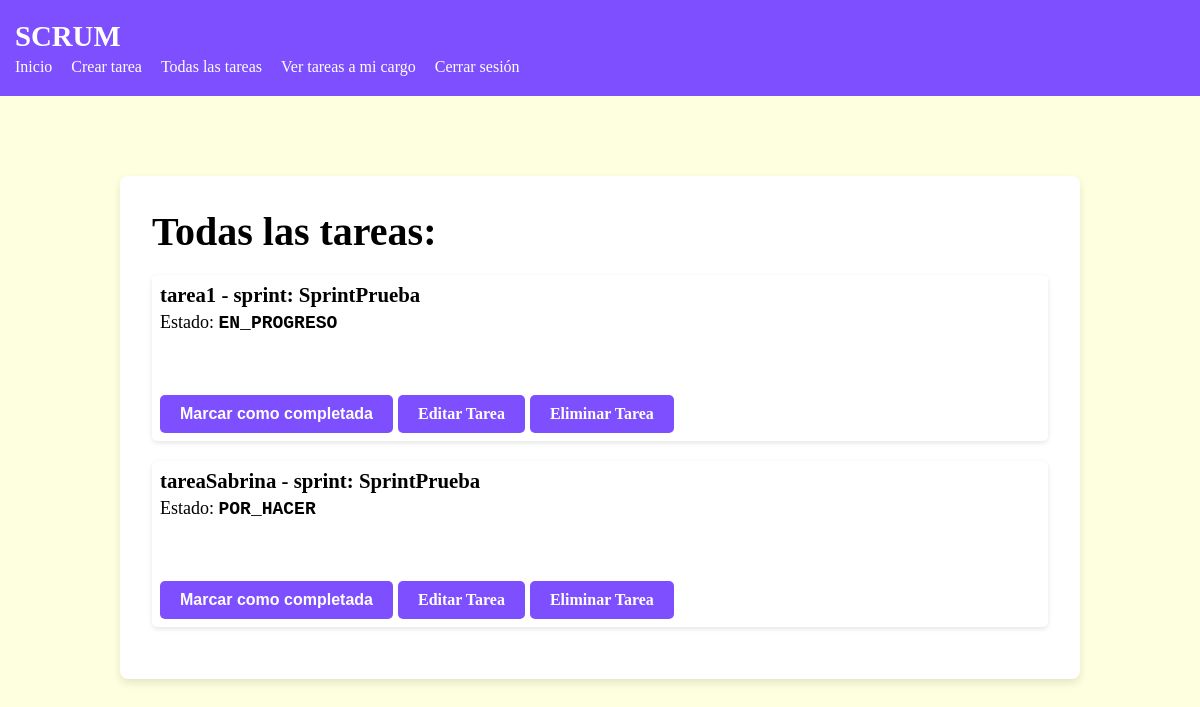
Page /listar-tareas (signed in) on the earlier database version.
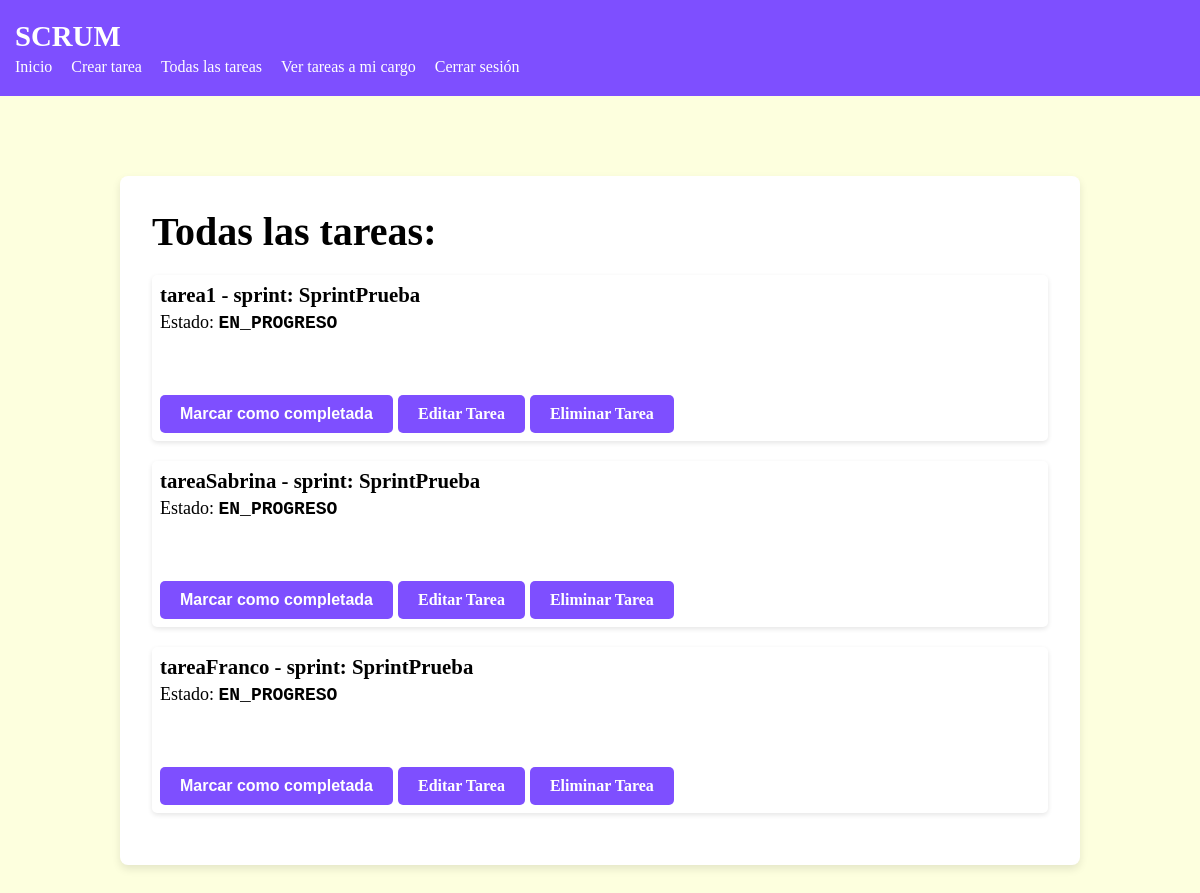
Same page on the later database version.
### scrum/models.py (models this page shows, shortened)
class Tarea(models.Model):
    titulo = models.CharField(max_length=200)
    descripcion = models.TextField(blank=True, default='')
    criterios_aceptacion = models.TextField(blank=True, default='')
    prioridad = models.IntegerField()
    estado = models.CharField(max_length=15, choices=ESTADO_CHOICES, default="POR_HACER")
    esfuerzo_estimado = models.IntegerField()
    responsable = models.ForeignKey(User, null=True, on_delete=models.SET_NULL)
    sprint_asignado = models.ForeignKey(Sprint, null=True, on_delete=models.SET_NULL)
    fecha_creacion = models.DateTimeField(auto_now_add=True)
    fecha_actualizacion = models.DateTimeField(auto_now=True)
    dependencias = models.ManyToManyField('self', symmetrical=False, blank=True)
    bloqueadores = models.TextField(blank=True, default='')
    class Meta:
        constraints = [
            models.CheckConstraint(check=models.Q(prioridad__gte=0), name='prioridad_no_negativa'),
            models.CheckConstraint(check=models.Q(esfuerzo_estimado__gte=0), name='esfuerzo_estimado_no_negativo'),
            models.CheckConstraint(check=models.Q(estado__in=["POR_HACER", "EN_PROGRESO", "COMPLETADA"]), name='estado_valido_tarea'),
            models.UniqueConstraint(fields=['titulo','sprint_asignado'], name='unique_tarea_sprint'),
        ]
        permissions = [
            ('permisoMarcarTarea', 'Puede marcar una tarea como completada.')
        ]

class Sprint(models.Model):
    nombre = models.CharField(max_length=200)
    objetivo = models.TextField(blank=True, default='')
    fecha_inicio = models.DateField()
    fecha_fin = models.DateField()
    velocidad = models.IntegerField()
    scrum_master = models.ForeignKey(User, null=True, on_delete=models.SET_NULL)
    equipo_desarrollo = models.ManyToManyField(User, related_name='sprints', blank=True)
    backlog_sprint = models.ManyToManyField('Tarea', related_name='sprints', blank=True)
    fecha_creacion = models.DateTimeField(auto_now_add=True)
    fecha_actualizacion = models.DateTimeField(auto_now=True)
    class Meta:
        constraints = [
            models.CheckConstraint(check=models.Q(fecha_fin__gte=models.F('fecha_inicio')), name='fecha_fin_posterior'),
            models.CheckConstraint(check=models.Q(velocidad__gte=0), name='velocidad_no_negativa'),
        ]

### scrum/views.py (the view)
# urls.py: path('listar-tareas', views.ListTareas.as_view(), name='listar-tareas'),
class ListTareas(LoginRequiredMixin, PermissionRequiredMixin, ListView):
    model = Tarea
    context_object_name= 'tareas'
    template_name = 'listar_todas.html'
    permission_required = ('scrum.view_epica', 'scrum.view_sprint', 'scrum.view_tarea')
    def get_queryset(self):
        return Tarea.objects.select_related('sprint_asignado').all()
    def get_context_data(self, **kwargs):
        context = super().get_context_data(**kwargs)
        context['permisos'] = self.request.user.get_all_permissions
        return context

### scrum/templates/listar_todas.html (shortened to what this page needs)
{%extends "base.html"%}
{%block content%}
    <h1>Todas las tareas:</h1>
    {%include "listar_tareas.html"%}
{%endblock%}

### scrum/templates/listar_tareas.html (shortened to what this page needs)
{%if tareas%}
    {%for tarea in tareas%}
        {% if 'scrum.view_epica' in permisos or 'scrum.view_sprint' in permisos or 'scrum.view_tarea' in permisos %}
            <div class="tarea-item-lista">
                <h2>{{tarea.titulo}} - sprint: {{tarea.sprint_asignado.nombre}}</h2>
                <div class="estadoTarea"> Estado: <span class="negrita"> {{tarea.estado}} </span></div>
                <div class="editar-eliminar-tarea">
                    {% if 'scrum.permisoMarcarTarea' in permisos and tarea.estado != 'completada' %}
                        <form action="{% url 'marcar_completada' tarea.pk %}" method="post">
                            <button type="submit">Marcar como completada</button>
                        </form>
                    {% endif %}
                    <a href="{% url 'editar_tarea' tarea.pk%}">Editar Tarea</a>
                    <a href="{% url 'eliminar_tarea' tarea.pk%}">Eliminar Tarea</a>
                </div>
            </div>
        {%endif%}
    {%endfor%}
{%else%}
    <h3>No hay tareas!</h3>
{%endif%}

Differences in the rows shown:
changed Tarea "tareaSabrina": estado "POR_HACER" → "EN_PROGRESO"
added Tarea: titulo "tareaFranco", sprint_asignado.nombre "SprintPrueba", estado "EN_PROGRESO", shows "Marcar como completada"
